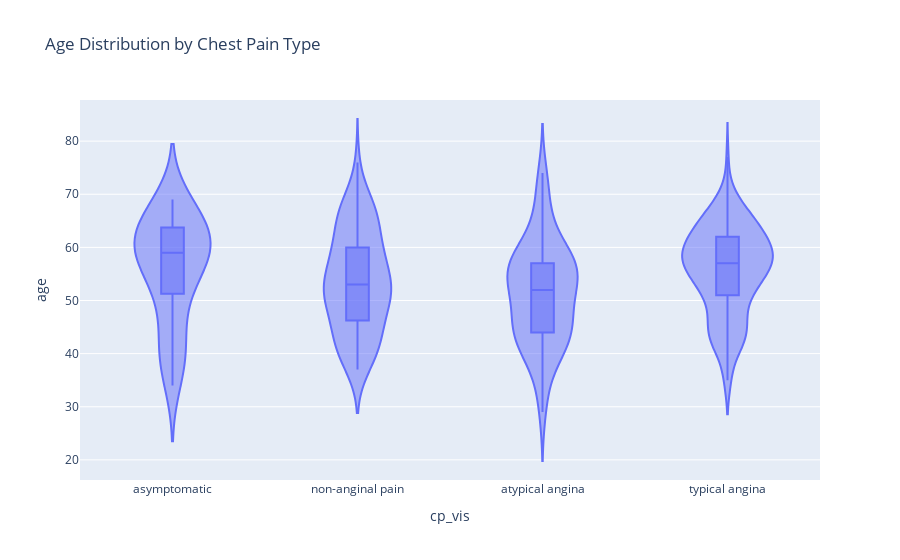

Here is the notebook cell this chart was saved with:
### Code cell
df['cp_vis'] = df['cp'].replace({0: 'typical angina',1: 'atypical angina',2: 'non-anginal pain',3: 'asymptomatic'})
fig6 = px.violin(df, x='cp_vis', y='age', box=True, title='Age Distribution by Chest Pain Type')

# Show the plot
fig6.show()

### Figure 1 — Plotly figure (JSON) as saved in the notebook; plotly's stock layout.template omitted (floating-point values rounded to 4 significant figures; data arrays with more than 128 entries replaced by an {"elided": "..."} marker saying what was removed)
{"data": [{"alignmentgroup": "True", "box": {"visible": true}, "hovertemplate": "cp_vis=%{x}<br>age=%{y}<extra></extra>", "legendgroup": "", "marker": {"color": "#636efa"}, "name": "", "offsetgroup": "", "orientation": "v", "scalegroup": "True", "showlegend": false, "type": "violin", "x": {"elided": "303 str values"}, "x0": " ", "xaxis": "x", "y": {"elided": "303 int values"}, "y0": " ", "yaxis": "y"}], "layout": {"legend": {"tracegroupgap": 0}, "title": {"text": "Age Distribution by Chest Pain Type"}, "violinmode": "group", "xaxis": {"anchor": "y", "domain": [0, 1], "title": {"text": "cp_vis"}}, "yaxis": {"anchor": "x", "domain": [0, 1], "title": {"text": "age"}}}}
